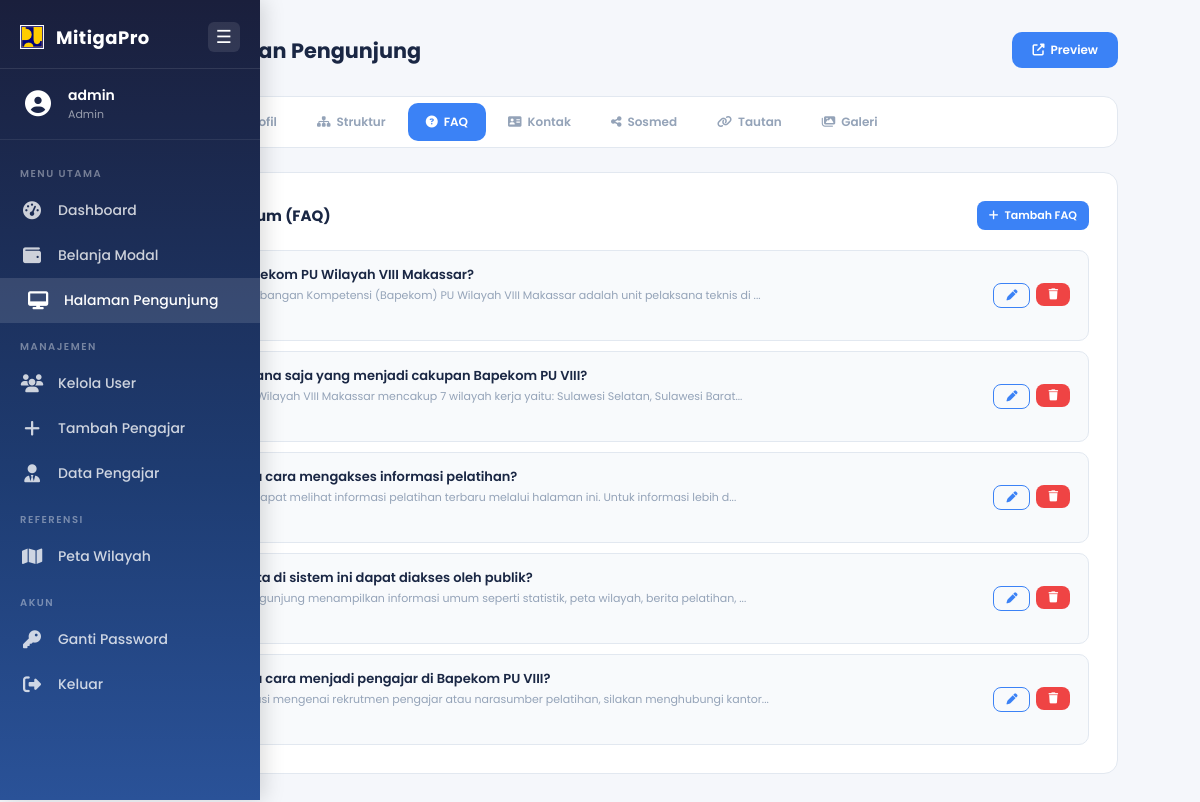
The app's page /mitigapro/admin/kelola_visitor.php?tab=faq (signed in) with its own data.
### tables this page shows
CREATE TABLE IF NOT EXISTS visitor_faq (
    id          INT UNSIGNED AUTO_INCREMENT PRIMARY KEY,
    pertanyaan  VARCHAR(500) NOT NULL,
    jawaban     TEXT         NOT NULL,
    urutan      SMALLINT     NOT NULL DEFAULT 0,
    aktif       TINYINT(1)   NOT NULL DEFAULT 1,
    created_at  TIMESTAMP DEFAULT CURRENT_TIMESTAMP
);

### mitigapro/admin/kelola_visitor.php (the view, shortened to what this page needs)
<?php
require $_SERVER['DOCUMENT_ROOT'] . '/MitigaPro/include/autoload.php';
$tab = $_GET['tab'] ?? 'sambutan';
$faq_list = [];
$r = $conn->query("SELECT * FROM visitor_faq ORDER BY urutan");
if ($r) { while ($row = $r->fetch_assoc()) $faq_list[] = $row; $r->free(); }
require INCLUDE_PATH . 'sidebar_mitigapro.php';
?>
<!DOCTYPE html>
<html lang="id">
<head>
<link rel="stylesheet" href="https://cdnjs.cloudflare.com/ajax/libs/font-awesome/6.5.0/css/all.min.css">
<link rel="stylesheet" href="<?= BASE_URL ?>1_css/sidebar_mitigapro.css">
</head>
<body>
<div class="main" id="mainContent">
<div class="page-header">
  <h2><i class="fas fa-desktop"></i> Kelola Halaman Pengunjung</h2>
  <a href="<?= BASE_URL ?>login_tamu.php" target="_blank" class="preview-btn">
    <i class="fas fa-external-link-alt"></i> Preview
  </a>
</div>
<div class="tab-nav">
  <a href="?tab=sambutan" class="tab-link <?= $tab==='sambutan'?'active':'' ?>"><i class="fas fa-quote-left"></i> Sambutan</a>
  <a href="?tab=profil"   class="tab-link <?= $tab==='profil'?'active':'' ?>"><i class="fas fa-landmark"></i> Profil</a>
  <a href="?tab=struktur" class="tab-link <?= $tab==='struktur'?'active':'' ?>"><i class="fas fa-sitemap"></i> Struktur</a>
  <a href="?tab=faq"      class="tab-link <?= $tab==='faq'?'active':'' ?>"><i class="fas fa-circle-question"></i> FAQ</a>
  <a href="?tab=kontak"   class="tab-link <?= $tab==='kontak'?'active':'' ?>"><i class="fas fa-address-card"></i> Kontak</a>
  <a href="?tab=sosmed"   class="tab-link <?= $tab==='sosmed'?'active':'' ?>"><i class="fas fa-share-alt"></i> Sosmed</a>
  <a href="?tab=tautan"   class="tab-link <?= $tab==='tautan'?'active':'' ?>"><i class="fas fa-link"></i> Tautan</a>
  <a href="?tab=galeri"   class="tab-link <?= $tab==='galeri'?'active':'' ?>"><i class="fas fa-images"></i> Galeri</a>
</div>
<?php if ($tab === 'faq'): ?>
<div class="card">
  <div class="card-header">
    <h3><i class="fas fa-circle-question"></i> Pertanyaan Umum (FAQ)</h3>
    <button class="btn btn-primary btn-sm" onclick="document.getElementById('addFaq').classList.toggle('open')">
      <i class="fas fa-plus"></i> Tambah FAQ
    </button>
  </div>
  <div class="item-list" style="margin-top:16px">
    <?php foreach ($faq_list as $f): ?>
    <div class="item-row">
      <div class="item-icon" style="background:linear-gradient(135deg,#3b82f6,#6366f1)">
        <i class="fas fa-question"></i>
      </div>
      <div class="item-body">
        <div class="item-title"><?= htmlspecialchars($f['pertanyaan']) ?></div>
        <div class="item-sub"><?= htmlspecialchars(mb_strimwidth($f['jawaban'], 0, 100, '...')) ?></div>
        <span class="item-badge <?= $f['aktif'] ? 'badge-active' : 'badge-inactive' ?>"><?= $f['aktif'] ? 'Aktif' : 'Nonaktif' ?></span>
      </div>
      <div class="item-actions">
        <button class="btn btn-outline btn-sm" onclick="toggleEdit('edit-faq-<?= $f['id'] ?>')"><i class="fas fa-pen"></i></button>
        <form method="post" style="display:inline" onsubmit="return confirm('Hapus FAQ ini?')">
          <button type="submit" class="btn btn-danger btn-sm"><i class="fas fa-trash"></i></button>
        </form>
      </div>
    </div>
    <?php endforeach; ?>
  </div>
</div>
<?php endif; ?>
</div>
</body>
</html>

### mitigapro/admin/kelola_visitor.php (style rules this page uses)
*, *::before, *::after { box-sizing: border-box; margin: 0; padding: 0; }
:root { --navy: #1a2744; --blue: #2c5282; --accent: #3b82f6; --bg: #f5f7fb; --white: #fff; --text: #334155; --muted: #94a3b8; --border: #e2e8f0; --radius: 12px; --success: #22c55e; --error: #ef4444; }
body { font-family: 'Poppins', sans-serif; background: var(--bg); color: var(--text); }
.main { max-width: 1100px; margin: 0 auto; padding: 32px; }
.page-header { display: flex; align-items: center; justify-content: space-between; margin-bottom: 28px; flex-wrap: wrap; gap: 12px; }
.page-header h2 { font-size: 1.3rem; font-weight: 700; color: var(--navy); display: flex; align-items: center; gap: 10px; }
.page-header h2 i { color: var(--accent); }
.preview-btn { display: inline-flex; align-items: center; gap: 6px; background: var(--accent); color: #fff; padding: 9px 20px; border-radius: 10px; font-size: 12px; font-weight: 600; text-decoration: none; transition: background 0.2s; }
.tab-nav { display: flex; gap: 4px; flex-wrap: wrap; background: var(--white); border: 1px solid var(--border); border-radius: 14px; padding: 6px; margin-bottom: 24px; overflow-x: auto; }
.tab-link { padding: 10px 18px; border-radius: 10px; font-size: 12px; font-weight: 600; text-decoration: none; color: var(--muted); white-space: nowrap; transition: all 0.2s; display: flex; align-items: center; gap: 6px; }
.tab-link.active { background: var(--accent); color: #fff; }
.card { background: var(--white); border: 1px solid var(--border); border-radius: 14px; padding: 28px; margin-bottom: 20px; }
.card-header { display: flex; align-items: center; justify-content: space-between; margin-bottom: 20px; flex-wrap: wrap; gap: 10px; }
.card-header h3 { font-size: 15px; font-weight: 700; color: var(--navy); display: flex; align-items: center; gap: 8px; }
.card-header h3 i { color: var(--accent); font-size: 16px; }
.btn { display: inline-flex; align-items: center; gap: 6px; padding: 10px 20px; border-radius: 10px; font-size: 12px; font-weight: 600; border: none; cursor: pointer; font-family: 'Poppins', sans-serif; transition: all 0.2s; }
.btn-primary { background: var(--accent); color: #fff; }
.btn-danger { background: var(--error); color: #fff; }
.btn-outline { background: transparent; color: var(--accent); border: 1px solid var(--accent); }
.btn-sm { padding: 6px 12px; font-size: 11px; border-radius: 8px; }
.item-list { display: flex; flex-direction: column; gap: 10px; }
.item-row { display: flex; align-items: center; gap: 14px; padding: 14px 18px; border-radius: 10px; background: #f8fafc; border: 1px solid var(--border); transition: box-shadow 0.2s; }
.item-row .item-body { flex: 1; min-width: 0; }
.item-row .item-title { font-size: 13px; font-weight: 600; color: var(--navy); }
.item-row .item-sub { font-size: 11px; color: var(--muted); margin-top: 2px; }
.item-row .item-actions { display: flex; gap: 6px; flex-shrink: 0; }
.item-badge { display: inline-flex; padding: 3px 10px; border-radius: 6px; font-size: 10px; font-weight: 600; }
.badge-active { background: #f0fdf4; color: #16a34a; }
.item-icon { width: 40px; height: 40px; border-radius: 10px; display: flex; align-items: center; justify-content: center; color: #fff; font-size: 16px; flex-shrink: 0; }

### records on screen
visitor_faq: pertanyaan "Apa itu Bapekom PU Wilayah VIII Makassar?", jawaban "Balai Pengembangan Kompetensi (Bapekom) PU Wilayah VIII Makassar adalah unit pelaksana teknis di ...", aktif "Aktif"
visitor_faq: pertanyaan "Wilayah mana saja yang menjadi cakupan Bapekom PU VIII?", jawaban "Bapekom PU Wilayah VIII Makassar mencakup 7 wilayah kerja yaitu: Sulawesi Selatan, Sulawesi Barat..."
visitor_faq: pertanyaan "Bagaimana cara mengakses informasi pelatihan?", jawaban "Pengunjung dapat melihat informasi pelatihan terbaru melalui halaman ini. Untuk informasi lebih d..."
visitor_faq: pertanyaan "Apakah data di sistem ini dapat diakses oleh publik?", jawaban "Halaman pengunjung menampilkan informasi umum seperti statistik, peta wilayah, berita pelatihan, ..."
visitor_faq: pertanyaan "Bagaimana cara menjadi pengajar di Bapekom PU VIII?", jawaban "Untuk informasi mengenai rekrutmen pengajar atau narasumber pelatihan, silakan menghubungi kantor..."

### other values on screen
$_sidebar_username "admin"
$label "Dashboard Belanja Modal Halaman Pengunjung Kelola User Tambah Pengajar Data Pengajar Peta Wilayah Ganti Password"
